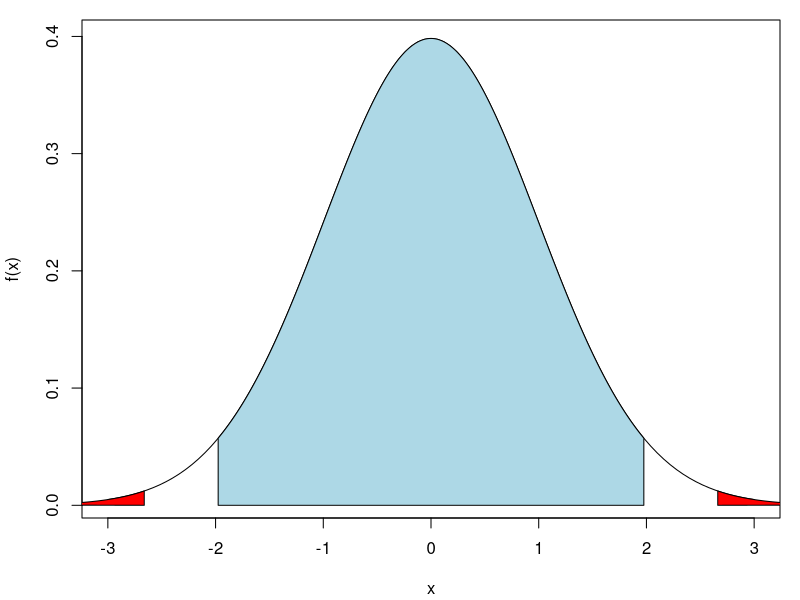
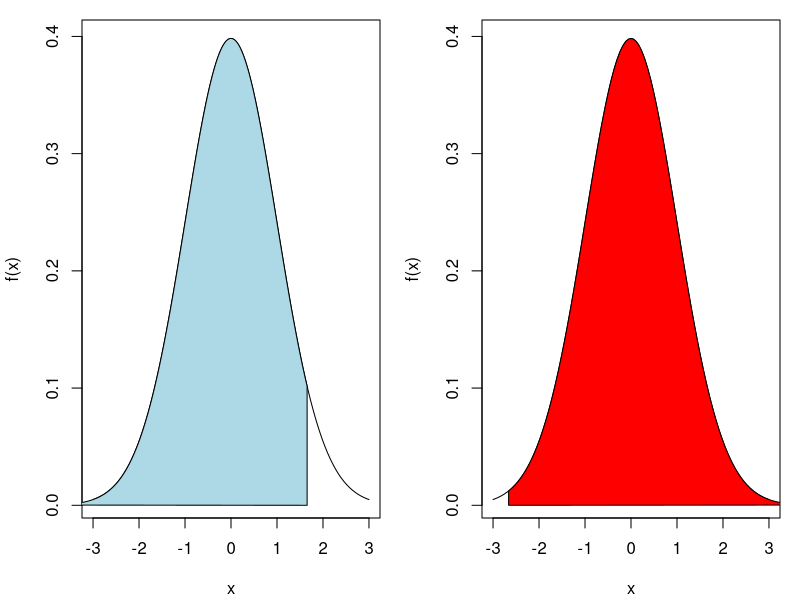
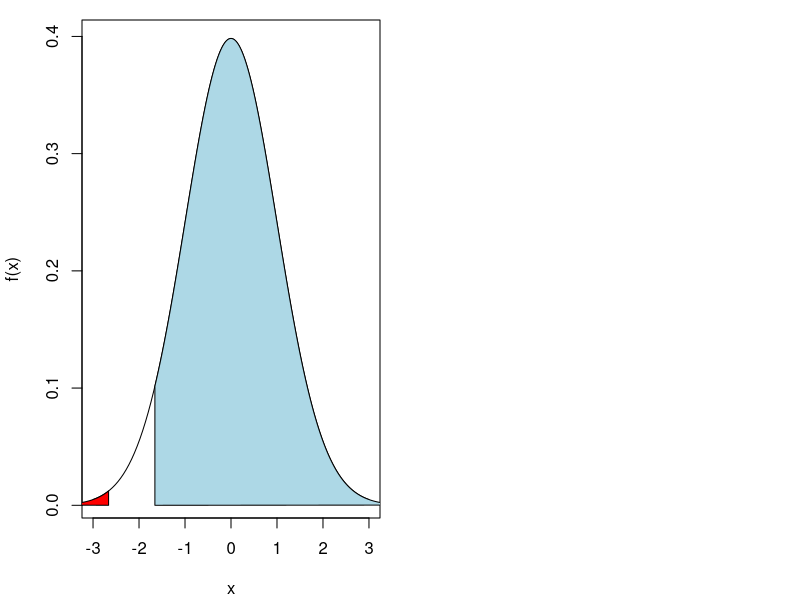

These figures' R source, in order:
## ---- chunk 1
set.seed(12345)
## ---- chunk 2
Mu <- 0.1 # Väntevärdet av Y
Signifikant <- numeric(10000)
for(i in 1 : 10000){
    ## Simulera X och Y
    X <- rnorm(n = 100, mean = 0, sd = 1)
    Y <- rnorm(n = 100, mean = Mu, sd = 1)
    ## Genomföra t test 
    test <- t.test(X, Y)
    ## Obtain p-value
    Pvalue <- test$p.value
    ## Jämföra p-värdet med signifikansnivå 0.05
    Signifikant[i] <- (Pvalue <= 0.05)
}
## ---- chunk 3
mean(Signifikant)
## ---- chunk 4
set.seed(12345)
## ---- chunk 5
Mu <- 0.25 # Väntevärdet av Y
Signifikant <- numeric(10000)
for(i in 1 : 10000){
    ## Simulera X och Y
    X <- rnorm(n = 100, mean = 0, sd = 1)
    Y <- rnorm(n = 100, mean = Mu, sd = 1)
    ## Genomföra t test 
    test <- t.test(X, Y)
    ## Obtain p-value
    Pvalue <- test$p.value
    ## Jämföra p-värdet med signifikansnivå 0.05
    Signifikant[i] <- (Pvalue <= 0.05)
}
## ---- chunk 6
mean(Signifikant)
## ---- chunk 7
set.seed(12345)
## ---- chunk 8
Mu <- 1 # Väntevärdet av Y
Signifikant <- numeric(10000)
for(i in 1 : 10000){
    ## Simulera X och Y
    X <- rnorm(n = 100, mean = 0, sd = 1)
    Y <- rnorm(n = 100, mean = Mu, sd = 1)
    ## Genomföra t test 
    test <- t.test(X, Y)
    ## Obtain p-value
    Pvalue <- test$p.value
    ## Jämföra p-värdet med signifikansnivå 0.05
    Signifikant[i] <- (Pvalue <= 0.05)
}
## ---- chunk 9
mean(Signifikant)
## ---- chunk 10
library(palmerpenguins)
Adelie <- subset(penguins, species == "Adelie")
vikt <- na.omit(Adelie$body_mass_g)
## ---- chunk 11
t.test(vikt, mu = 3800)
## ---- chunk 12
qt(p = 1 - 0.05 / 2, df = 151 - 1)
## ---- chunk 13
pt(q = -2.662, df = 151 - 1) + 
    (1 - pt(q = 2.662, df = 151 - 1))
## ---- chunk 14
f <- function(x) dt(x, df = 151 - 1)
par(mar = c(4.1, 4.1, 1, 1))
curve(f, -3, 3, xlab = "x", ylab = "f(x)") 
x <- qt(seq(0.0001, 0.9999, length.out = 10000), df = 151 - 1) 
x <- c(-1.975905, x[which(x >= -1.975905 & x <= 1.975905)], 1.975905)
y <- c(0, dt(x, df = 151 - 1), 0) 
x <- c(-1.975905, x, 1.975905)
polygon(x = x, y = y, density = NULL, angle = 45, border = NULL, col = "lightblue") 
x <- seq(-4, -2.662, length.out = 100)
y <- c(0, dt(x, df = 151 - 1)) 
x <- c(-2.662, x)
polygon(x = x, y = y, density = NULL, angle = 45, border = NULL, col = "red") 
x <- seq(2.662, 4, length.out = 100)
y <- c(dt(x, df = 151 - 1), 0) 
x <- c(x, 2.662)
polygon(x = x, y = y, density = NULL, angle = 45, border = NULL, col = "red") 
## ---- chunk 15
mean(vikt)
## ---- chunk 16
t.test(vikt, mu = 3800, alternative = "greater")
## ---- chunk 17
qt(p = 1 - 0.05, df = 151 - 1)
## ---- chunk 18
1 - pt(q = -2.662, df = 151 - 1)
## ---- chunk 19
f <- function(x) dt(x, df = 151 - 1)
par(mar = c(4.1, 4.1, 1, 1), mfrow = c(1, 2))
curve(f, -3, 3, xlab = "x", ylab = "f(x)") 
x <- seq(-4, 1.655076, length.out = 10000)
y <- c(dt(x, df = 151 - 1), 0) 
x <- c(x, 1.655076)
polygon(x = x, y = y, density = NULL, angle = 45, border = NULL, col = "lightblue") 
curve(f, -3, 3, xlab = "x", ylab = "f(x)") 
x <- seq(-2.662, 4, length.out = 100)
y <- c(0, dt(x, df = 151 - 1)) 
x <- c(-2.662, x)
polygon(x = x, y = y, density = NULL, angle = 45, border = NULL, col = "red") 
## ---- chunk 20
mean(vikt)
## ---- chunk 21
t.test(vikt, mu = 3800, alternative = "less")
## ---- chunk 22
qt(p = 0.05, df = 151 - 1)
## ---- chunk 23
pt(q = -2.662, df = 151 - 1)
## ---- chunk 24
f <- function(x) dt(x, df = 151 - 1)
par(mar = c(4.1, 4.1, 1, 1))
curve(f, -3, 3, xlab = "x", ylab = "f(x)") 
x <- seq(-1.655076, 4, length.out = 10000)
y <- c(0, dt(x, df = 151 - 1)) 
x <- c(-1.655076, x)
polygon(x = x, y = y, density = NULL, angle = 45, border = NULL, col = "lightblue") 
x <- seq(-4, -2.662, length.out = 100)
y <- c(0, dt(x, df = 151 - 1)) 
x <- c(-2.662, x)
polygon(x = x, y = y, density = NULL, angle = 45, border = NULL, col = "red") 
## ---- chunk 25
mean(vikt)
